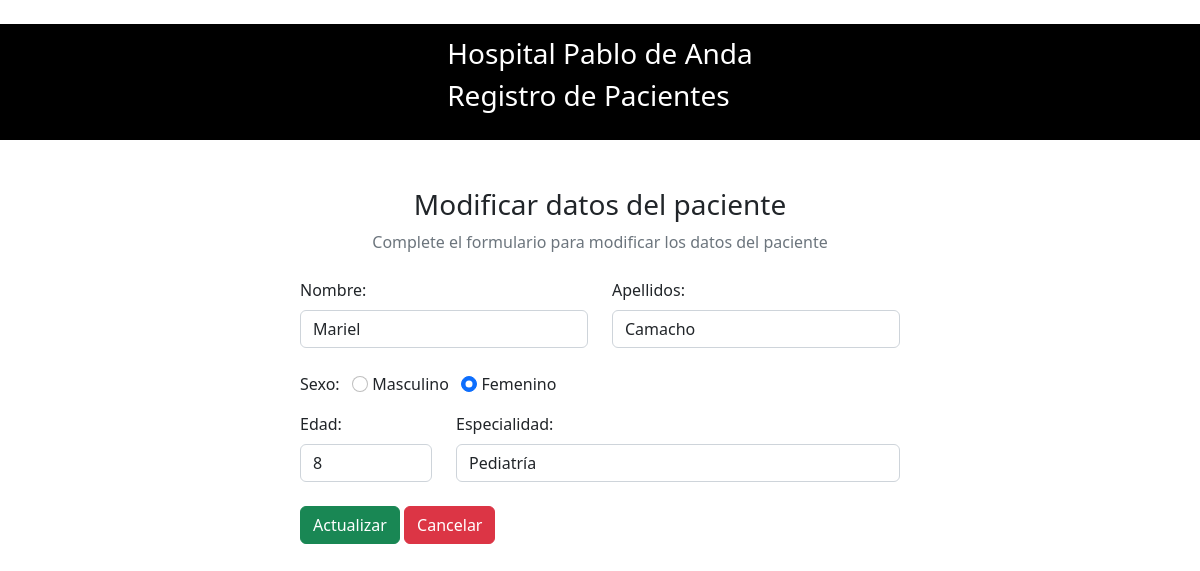
The page /edit.php?id=9 on the database its author committed.
### tables this page shows
CREATE TABLE `datos_pacientes` (
  `id` int(100) NOT NULL,
  `nombre` varchar(100) NOT NULL,
  `apellidos` varchar(100) NOT NULL,
  `sexo` varchar(10) NOT NULL,
  `edad` int(2) NOT NULL,
  `especialidad` varchar(100) NOT NULL
);

### edit.php (the view, shortened to what this page needs)
<?php
include "db.php";
$id = $_GET['id'];
?>
<!doctype html>
<html lang="en">
<head>
  <link rel="stylesheet" href="https://cdn.jsdelivr.net/npm/bootstrap@5.2.0/dist/css/bootstrap.min.css"
>
    <link rel="stylesheet" href="https://cdnjs.cloudflare.com/ajax/libs/font-awesome/6.2.0/css/all.min.css"
 />
</head>
<body>
<nav class="navbar navbar-light justify-content-center fs-3 mb-5" style="background-color:  #000000"  >
    <p style="color: #ffffff">
        Hospital Pablo de Anda <br> Registro de Pacientes </p>
    </nav>
    <div class="container">
        <div class="text-center mb-4">
            <h3>Modificar datos del paciente</h3>
            <p class="text-muted">Complete el formulario para modificar los datos del paciente</p>
        </div>
        <?php
        $sql = "SELECT * FROM `datos_pacientes` WHERE id=$id LIMIT 1";
        $result = mysqli_query($conn, $sql);
        $row = mysqli_fetch_assoc($result);
        ?>
        <div class="container d-flex justify-content-center">
            <form action="" method="post" style="width:50vw; min-width:300px;">
                <div class="row">
                    <div class="col">
                        <label class="form-label">Nombre:</label>
                        <input type="text" class="form-control" name="nombre" value="<?php echo $row['nombre']?>">
                    </div>
                    <div class="col">
                        <label class="form-label">Apellidos:</label>
                        <input type="text" class="form-control" name="apellidos" value="<?php echo $row['apellidos']?>">
                    </div>
                </div>
                <div class="form-group mb-3">
                    <br>
                    <label>Sexo:</label> &nbsp;
                    <input type="radio" class="form-check-input" name="sexo" id="masculino" value="Masculino"
                    <?php echo ($row['sexo']=='Masculino')?"checked":"";?>>
                    <label for="masculino" class="form-input-label">Masculino</label>
                    <input type="radio" class="form-check-input" name="sexo" id="femenino" value="Femenino"
                    <?php echo ($row['sexo']=='Femenino')?"checked":"";?>>
                    <label for="femenino" class="form-input-label">Femenino</label>
                </div>
                <div class="row">
                    <div class="col-3">
                        <label class="form-label">Edad:</label>
                        <input type="text" class="form-control" name="edad" value="<?php echo $row['edad']?>">
                    </div>
                    <div class="col">
                        <label class="form-label">Especialidad:</label>
                        <input type="text" class="form-control" name="especialidad" value="<?php echo $row['especialidad']?>">
                    </div>
                <div>
                    <br>
                    <button type="submit" class="btn btn-success" name="submit">Actualizar</button>
                    <button a href="index.php" class="btn btn-danger">Cancelar</button>
                </div>
            </form>
        </div>
    </div>
</body>
</html>

### rows shown on the page
datos_pacientes: nombre "Mariel", apellidos "Camacho", sexo "☐ Masculino", sexo "☑ Femenino", edad "8", especialidad "Pediatría"
